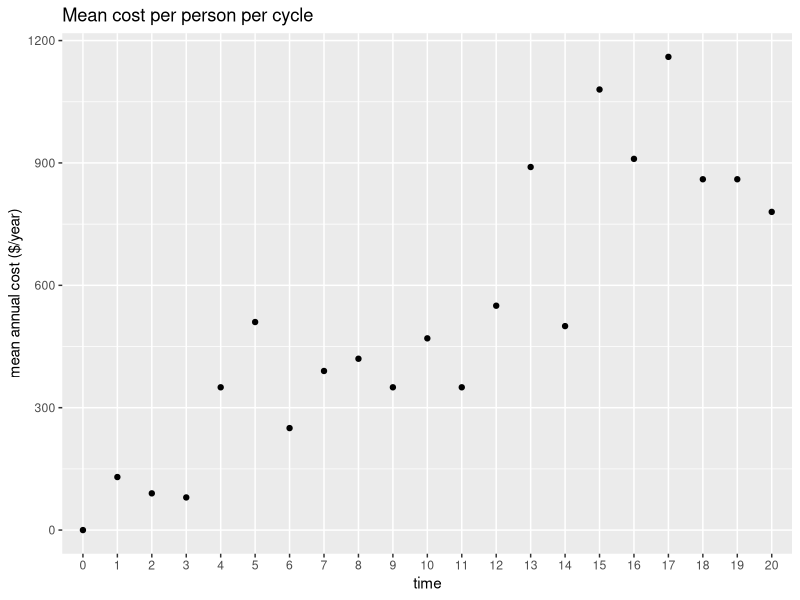
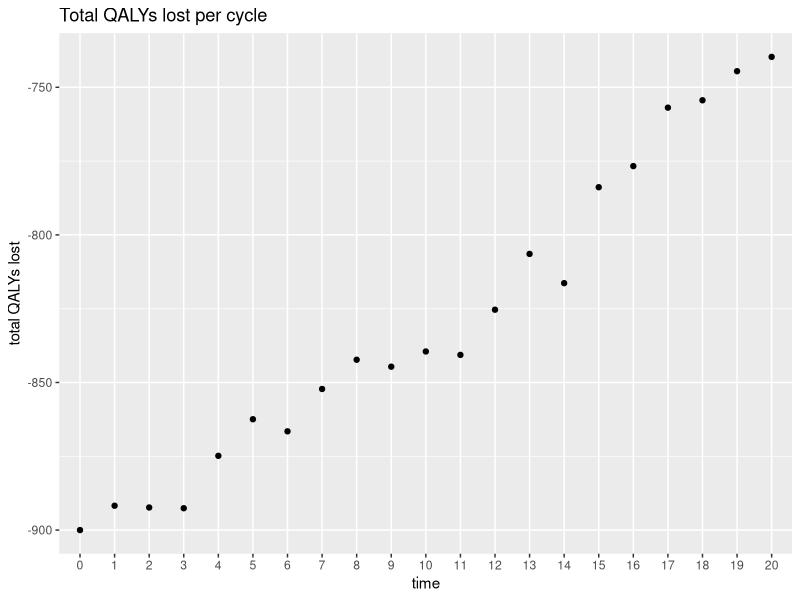
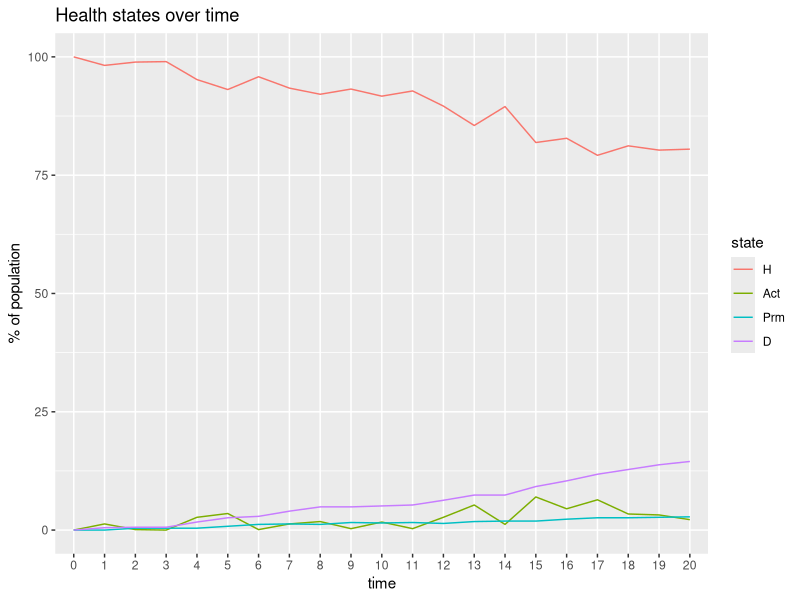

The R source for these figures, in order:
set.seed(12345)
# library(dplyr)

#### Model inputs ####

n.i <- 1000                      # number of individuals
n.t <- 20                        # time horizon
cl <- 1                          # length of each cycle (year)
v.n <- c("H", "Act", "Prm", "D") # possible health states: Healthy, Acute injury, Permanent injury, Dead
n.s <- length(v.n)               # number of health states
v.M_1 <- rep(v.n[1], n.i)        # everyone begins in the Healthy state
d.c <- d.e <- 0.03               # 3% discount rate for both costs and QALYs
v.intn <- c("No prescribed burning", "Prescribed burning")    # strategy names
# v.x <- c("id", "age","sex","rural","exposure")    # individual characteristics of relevance (age, sex, rural/urban designation, previous wildfire exposure)

##### Transition probabilities per cycle #####

p.fire <- 0.30                   # probability that a wildfire occurs 
rr.fire.urban <- 0.25            # risk ratio for fire in urban area versus rural
p.HD <- 0.03                     # probability to die when healthy
p.HAct <- 0.1                    # probability of acute injury when healthy
p.ActH <- 0.75                   # probability to become healthy when acutely injured
p.ActPrm <- 0.08                 # probability to become permanently injured when acutely injured
rr.Act <- 1.25                   # rate ratio of death when acutely injured vs healthy
rr.Prm <- 2                      # rate ratio of death when permanently injured vs healthy
r.HD <- -log(1-p.HD)             # rate of death when healthy
r.ActD <- rr.Act*r.HD            # rate of death when acutely injured
r.PrmD <- rr.Prm*r.HD            # rate of death when permanently injured
p.ActD <- 1-exp(-r.ActD)         # probability of death when acutely injured
p.PrmD <- 1-exp(-r.PrmD)         # probability of death when permanently injured
rp.smoke <- 0.05                 # increase of mortality rate for all with history of smoke exposure conditional on duration of exposure

rr.HD.f <- 1.2                   # risk ratio for healthy -> dead for females
rr.HAct.f <- 1.4                 # risk ratio for healthy -> acute injury for females
rr.HD.65 <- 1.3                  # risk ratio for healthy -> dead for those aged 65 or older
rr.HAct.65 <- 1.5                # risk ratio for healthy -> acute injury for those aged 65 or older

rr.fire.over.time <- 1.05        # additional fire risk each consecutive year


##### Cost and utility inputs per cycle #####

c.H <- 0                         # cost of remaining healthy
c.Act <- 10000                   # cost of acute injury
c.Prm <- 20000                   # cost of permanent injury
c.intn <- 5000                   # cost of intervention
c.fire <- 15000                  # cost of fire occurring e.g., infrastructure damage, rebuilding homes

u.H <- 1                         # utility when healthy
u.Act <- 0.75                    # utility when acutely injured
u.Prm <- 0.65                    # utility when permanently injured
u.intn <- u.Act                  # utility with intervention (in this case, intervention reduces fire risk and doesn't affect utility)
ru.ActPrm <- 0                   # decrease in utility with every additional year being injured (assume same for now)

##### Individual characteristics #####

m.x <- data.frame(matrix(nrow=n.i, ncol=0))  # create matrix that will store individual characteristics
m.x$id <- seq(1,n.i,by=1)          # assign ids
m.x$age <- floor(rnorm(n.i,48,5))  # determine each individual's age based on a normal dist'n with mean=48 and sd=5
m.x$sex <- rbinom(n.i,1,0.55)      # determine each individual's sex based on a binomial dist'n with 0=male, 1=female, and p(female)=0.55
m.x$rural <- rbinom(n.i, 1, 0.30)  # determine each individual's residence based on a binomial dist'n with 0=urban, 1=rural, and p(rural)=0.30
m.x$exposure <- FALSE              # no previous exposure at the beginning

# assign neighborhood based on rural/urban status
# Note: this may be a very roundabout way of doing this. Might have made more sense to first give everyone a neighborhood based on neighborhood density
# (i.e., probability of individual i to be in neighborhood k is based on what % of total population lives in k) but this also works. 
rural_neighborhoods <- c("A","B")
probs_rural <- c(0.65, 1-0.65)
urban_neighborhoods <- c("C","D","E")
probs_urban <- c(0.35,0.45,1-0.35-0.45)
all_neighborhoods <- c(rural_neighborhoods, urban_neighborhoods)

for (k in 1:nrow(m.x[m.x$rural==1, ])) {
  m.x$neighborhood[m.x$rural==1][k] <-  sample(rural_neighborhoods,size=1,prob=probs_rural)
}

for (k in 1:nrow(m.x[m.x$rural==0, ])) {
  m.x$neighborhood[m.x$rural==0][k] <-  sample(urban_neighborhoods,size=1,prob=probs_urban)
}

m.x$neighborhood <- as.factor(m.x$neighborhood)

n.neighborhood <- length(all_neighborhoods)


# Create neighborhood map (the distance in miles between neighborhoods)
# This will determine how much smoke neighboring communities will be exposed to if there is a fire outside of their neighborhood

neighborhood.map <- matrix(data= 0, nrow=n.neighborhood, ncol=n.neighborhood, dimnames=(list(paste(all_neighborhoods), paste(all_neighborhoods))))
neighborhood.map[1, ] <-  c(0, 0.5, 1, 3, 5)
neighborhood.map[2, ] <-  c(0.5, 0, 1, 6, 4)
neighborhood.map[3, ] <-  c(1,   1, 0, 8, 10)
neighborhood.map[4, ] <-  c(3,   6, 8, 0, 3)
neighborhood.map[5, ] <-  c(5,   4,10, 3, 0)



# set household ID based on neighborhood (household aren't used for now, but will be important for other conditions)
# mean household size is 4
m.x$fam_id <- NA
mean_fam_size <- 4
fam_count <- 1
for (k in levels(m.x$neighborhood)) {
  neighborhood_size <- nrow(m.x[m.x$neighborhood==k, ])
  family_size <- ceiling(neighborhood_size/mean_fam_size)
  m.x$fam_id[m.x$neighborhood==k] <- sample(fam_count:(fam_count+family_size), size = neighborhood_size, replace=TRUE)
  fam_count <- fam_count+family_size+1
}



# Get year over year fire data per neighborhood (or another geographic granularity) and air quality data - since no data yet, create matrix

m.fire <- matrix(nrow=n.neighborhood, ncol=n.t, dimnames = list(paste(all_neighborhoods), paste("cycle",1:n.t)))
m.smoke.duration <- matrix(data = 0, nrow=n.neighborhood, ncol=n.t, dimnames= list(paste(all_neighborhoods), paste("cycle",1:n.t)))
fire.intensity <- 1


for (t in 1:n.t) {
  p.fire.tmp <- min(p.fire*rr.fire.over.time^(t-1), 1)                     # calculate fire risk for year t
  fire.intensity.tmp <- fire.intensity * rr.fire.over.time^(t-1)           # calculate average fire intensity for year t (analogous to fire duration for simplicity)
  
  for (k in 1:n.neighborhood) {
    current_neighborhood <- all_neighborhoods[k]                           # get neighborhood name
    m.fire[k, t] <- rbinom(1,size=1,prob=(
      (current_neighborhood %in% rural_neighborhoods)*p.fire.tmp +
        (current_neighborhood %in% urban_neighborhoods)*min(p.fire.tmp*rr.fire.urban,1)))        # calculate whether fire happened given fire risk and urban/rural designation
    m.smoke.duration[k, t] <- rnorm(1, mean=fire.intensity.tmp, sd = fire.intensity.tmp/2)*m.fire[k, t]    # calculate number of smoky days for neighborhood k in year t due to fire in neighborhood
    m.smoke.duration[-k ,t] <- m.smoke.duration[-k, t] + m.smoke.duration[k, t]/neighborhood.map[k, -k]  # calculate ADDITIONAL number of smoky days for neighboring communities given fire in and distance to neighborhood k 
  }
}


# calculate cumulative smoke exposure days over t years

m.smoke.duration.cum <- m.smoke.duration 
for (t in 1:(n.t-1)) {
  m.smoke.duration.cum[ , t+1] <- m.smoke.duration.cum[ ,t] + m.smoke.duration[ ,t+1]
}






#### Create functions ####

MicroSim <- function(v.M_1, n.i, n.t, m.fire, m.smoke.duration.cum, v.n, m.x, cl, d.c, d.e, TR.out = TRUE, TS.out = TRUE, intn=FALSE, seed = 1) {
  
  # Arguments:
  # v.M_1: vector of initial states for each individual
  # n.i: number of individuals
  # n.t: number of cycles
  # p.fire: probability of a fire in a given cycle
  # v.n: vector of health state names
  # m.x: vector or matrix with individual characteristics
  # cl: cycle length
  # d.c, d.e: discount rates for cost and health outcomes
  # TR.out: should the output include a microsimulation trace?
  # TS.out: should the output include a transition array between states?
  # intn: is there an intervention? (scalar with Boolean value, could be vector of Booleans if some people receive intn and some don't)
  # seed: starting seed number
  
  # You need the following functions:
  # Probs: to estimate transition probabilities
  # Costs: to estimate costs of state values
  # Effs: to estimate health outcomes
  
  v.dwc <- 1 / (1 + d.c) ^ (0:n.t)     # calculate discount weights for costs per cycle
  v.dwe <- 1 / (1 + d.e) ^ (0:n.t)    # calculate discount weights for QALYs per cycle
  
  
  # initialize matrices to capture fires, health states, costs, and health outcomes each cycle:
  # 
  
  
  m.M <- m.C <- m.E <- matrix(nrow=n.i, ncol=n.t+1, dimnames = list(paste("ind", 1:n.i), paste("cycle",0:n.t)))  
  m.M[ ,1] <- v.M_1    # indicate initial health states in first column (first cycle)
  
  
  
  
  
  for (i in 1:n.i) {
    set.seed(seed+i)                                              # set seed for every individual
    m.C[i, 1] <- Costs(M_it=m.M[i, 1], intervention=intn)         # estimate cost for individual i given their health state and intervention
    m.E[i, 1] <- Effs(M_it=m.M[i, 1], intervention=intn, 
                      m.chars=m.x[i, ], cl=1)                     # estimate QALYs for individual i 
    
    for (t in 1:n.t) {
      neighborhood_index <- match(m.x$neighborhood[i], all_neighborhoods)
      v.p <- Probs(M_it=m.M[i,t], 
                   m.fire_it=m.fire[neighborhood_index, t], 
                   m.chars_i=m.x[i, ], 
                   m.smoke.duration.cum[neighborhood_index, t])                                   # calculate the transition probability for individual i at cycle t
      m.M[i, t+1] <- sample(v.n, prob=v.p, size=1)                                                # sample the next health state given probability to transition
      m.C[i, t+1] <- Costs(M_it=m.M[i, t+1], intervention=intn)                                   # estimate costs for individual i at cycle t+1
      m.E[i, t+1] <- Effs(M_it=m.M[i, t+1], intervention=intn, m.chars=m.x[i, ], cl)              # estimate QALYs for individual i at cycle t+1
      m.x$age[i] <- m.x$age[i] + cl                                                               # increase age by cycle length
      
      if (m.fire[neighborhood_index, t]==1) {m.x$exposure[i] <-  TRUE}        # if there has been a fire, set exposure history to TRUE, otherwise keep the same
      
    } # close loop for cycles
    
    # display simulation progress
    # cat('\r', paste(i/n.i * 100, "% done"))
    
    
  } # close loop for individuals
  
  
  tc <- m.C %*% v.dwc     # total discounted costs per individual
  te <- m.E %*% v.dwe     # total discounted QALYs per individual
  tc_hat <- mean(tc)      # average discounted costs
  te_hat <- mean(te)      # average discounted QALYS
  
  
  if (TS.out == TRUE) {                                    # create matrix of transition across states
    TS <- paste(m.M, cbind(m.M[,-1], "D"), sep = "->")     # this kills off everyone in the last cycle, which is not true. need to fix.
    TS <- matrix(TS, nrow=n.i)
    rownames(TS) <- paste("ind", 1:n.i)
    colnames(TS) <- paste("cycle", 0:n.t)
  } else {
    TS <-  NULL
  }
  
  if (TR.out == TRUE) {                                    # create the distribution trace 
    TR <- t(apply(m.M, 2, function(x) table(factor(x, levels=v.n, ordered=TRUE))))
    TR <- TR/n.i
    colnames(TR) <- v.n
    rownames(TR) <- paste("cylce", 0:n.t)
  } else {
    TR <- NULL
  }
  
  # return outputs as a list
  
  results <- list(m.M=m.M, m.C=m.C, m.E=m.E, tc=tc, te=te, tc_hat=tc_hat, te_hat=te_hat, m.x=m.x, TS=TS, TR=TR)
  return(results)
  
}


# Create the probabilities function

Probs <- function(M_it, m.fire_it, m.chars_i, m.smoke.duration.cum_it) {
  # M_it: health state occupied by individual i at cycle t
  # m.fire_it: fire experience of individual i at cycle t (binary)
  # m.chars_i: individual characteristics of individual i (row i of m.x)
  
  v.p.it <- rep(NA, n.s)   # initialize vector of state transition probabilities
  names(v.p.it) <- v.n     # name columns with the health states
  
  # update v.p.it with appropriate probabilities (note: v.n is H; Act; Prm; D)
  
  p.PrmD_it <- min(1, m.fire_it *
                     (1-exp(-r.PrmD * (1 + rp.smoke * m.smoke.duration.cum_it))))     # calculate p.PrmD conditional on cumulative exposure
  p.HAct_it <- min(1, p.HAct * m.fire_it * 
                     (m.chars_i$sex * rr.HAct.f + (1-m.chars_i$sex)) *          # risk modification for sex
                     ifelse(m.chars_i$age>=65, rr.HAct.65,1))                   # risk modification for age
  p.HD_it <- min(1, p.HD * m.fire_it * 
                   (m.chars_i$sex * rr.HD.f + (1-m.chars_i$sex)) *              # risk modification for sex
                   ifelse(m.chars_i$age>=65, rr.HD.65,1))                       # risk modification for age
  
  v.p.it[M_it == "H"] <- c(1-p.HAct_it-p.HD_it , p.HAct_it, 0, p.HD_it)
  v.p.it[M_it == "Act"] <- c(p.ActH, 1-p.ActH-p.ActPrm-p.ActD, p.ActPrm, p.ActD)
  v.p.it[M_it == "Prm"] <- c(0, 0, 1-p.PrmD_it, p.PrmD_it)
  v.p.it[M_it == "D"] <- c(0, 0, 0, 1)
  
  
  ifelse(all.equal(sum(v.p.it), 1), return(v.p.it), print(c("Probabilities do not sum to 1", v.p.it, sum(v.p.it))))     # return error if probabilities do not sum to 1
}


# Create the costs function

Costs <- function(M_it, intervention=FALSE) {
  # M_it: health state occupied by individual i at cycle t
  # intervention: is there an intervention?
  
  c.it <- 0                                             # everyone starts with 0 costs
  c.it[M_it == "H"] <-  c.H                             # cost of staying healthy for one cycle
  c.it[M_it == "Act"] <-  c.Act + c.intn*intervention   # cost of staying acutely injured for one cycle plus cost of intervention
  c.it[M_it == "Prm"] <-  c.Prm + c.intn*intervention   # cost of staying permanently injured for one cycle plus cost of intervention
  
  return(c.it)                                          # return the costs
}



# Create the health outcomes function

Effs <- function(M_it, intervention=FALSE, m.chars=NULL, cl=1) {
  # M_it: health state occupied by individual i at cycle t
  # intervention: is there an intervention?
  # m.chars: matrix of individual characteristics
  # cl: cycle length in years
  
  u.it <- 0                                                                # everyone starts with utility 0
  u.it[M_it == "H"] <- u.H                                                 # utility if healthy
  u.it[M_it == "Act"] <- intervention*u.intn + (1-intervention)*u.Act      # utility if acutely injured, conditional on intervention
  u.it[M_it == "Prm"] <- u.Prm                                             # utility if permanently injured
  
  QALYs <- u.it * cl        # calculate QALYs during cycle t
  return(QALYs)             # return QALYs
}



#### Run simulation ####

sim <- MicroSim(v.M_1, n.i, n.t, m.fire, m.smoke.duration.cum, v.n, m.x, cl, d.c, d.e, TR.out = TRUE, TS.out = TRUE, intn=FALSE, seed = 1)


#### Next steps ####

# Refine transition probability functions to include the effect of other important characteristics
# Refine the Costs function to include the effect of other important characteristics (e.g. access to healthcare/insurance etc.)
# Refine the Effs function to allow the effect of access to medical care? Or should this be in transition probs?
#   
# The model is currently a closed cohort. Incorporate births/deaths and immigration.
# Get real population data to define the cohort.
# Think about how to model multiple outcomes together - can discuss with Alkin
# Would be great to potentially include GIS data - could get input and support from Tarik Benmarhnia
# 
# 
# (1) Some interaction between individuals - e.g., geographic grouping (if same or proximate, than risk of fire is linked with risk of fire of other groups)
# (2) A second health condition that is either related or unrelated (TBD)


#### Figures and tables ####

library(ggplot2)
library(reshape2)
library(scales)

trace <- as.data.frame(sim$TR)
trace$cycle <- factor(0:n.t)
trace_long <- melt(data=trace,id.vars="cycle", variable.name="state", value.name="proportion")

fig_trace <- ggplot(trace_long, aes(x=cycle, y=proportion*100, group=state)) +
  geom_line(aes(color=state)) +
  labs(title = "Health states over time", x="time", y="% of population")
# ggsave("wildfire_trace.tiff",fig_trace,units = "in",w=10,h=7)

mean_costs <- melt(colMeans(sim$m.C), value.name = "mean_cost") 
mean_costs$cycle <- factor(0:n.t)

fig_costs <- ggplot(data=mean_costs, aes(x=cycle, y=mean_cost)) +
  geom_point() +
  labs(title="Mean cost per person per cycle", x="time",y="mean annual cost ($/year)")
# ggsave("wildfire_costs.tiff",fig_costs,units = "in",w=10,h=7)

tot_qalys <- melt(colSums(sim$m.E), value.name="tot_qalys")
tot_qalys$cycle <- factor(0:n.t)
tot_qalys$cum_qalys_lost <- 100-tot_qalys$tot_qalys


fig_qalyslost <- ggplot(data=tot_qalys, aes(x=cycle, y=cum_qalys_lost)) +
  geom_point() +
  labs(title="Total QALYs lost per cycle", x="time",y="total QALYs lost")
# ggsave("wildfire_qalys_lost.tiff",fig_qalyslost,units = "in",w=10,h=7)











